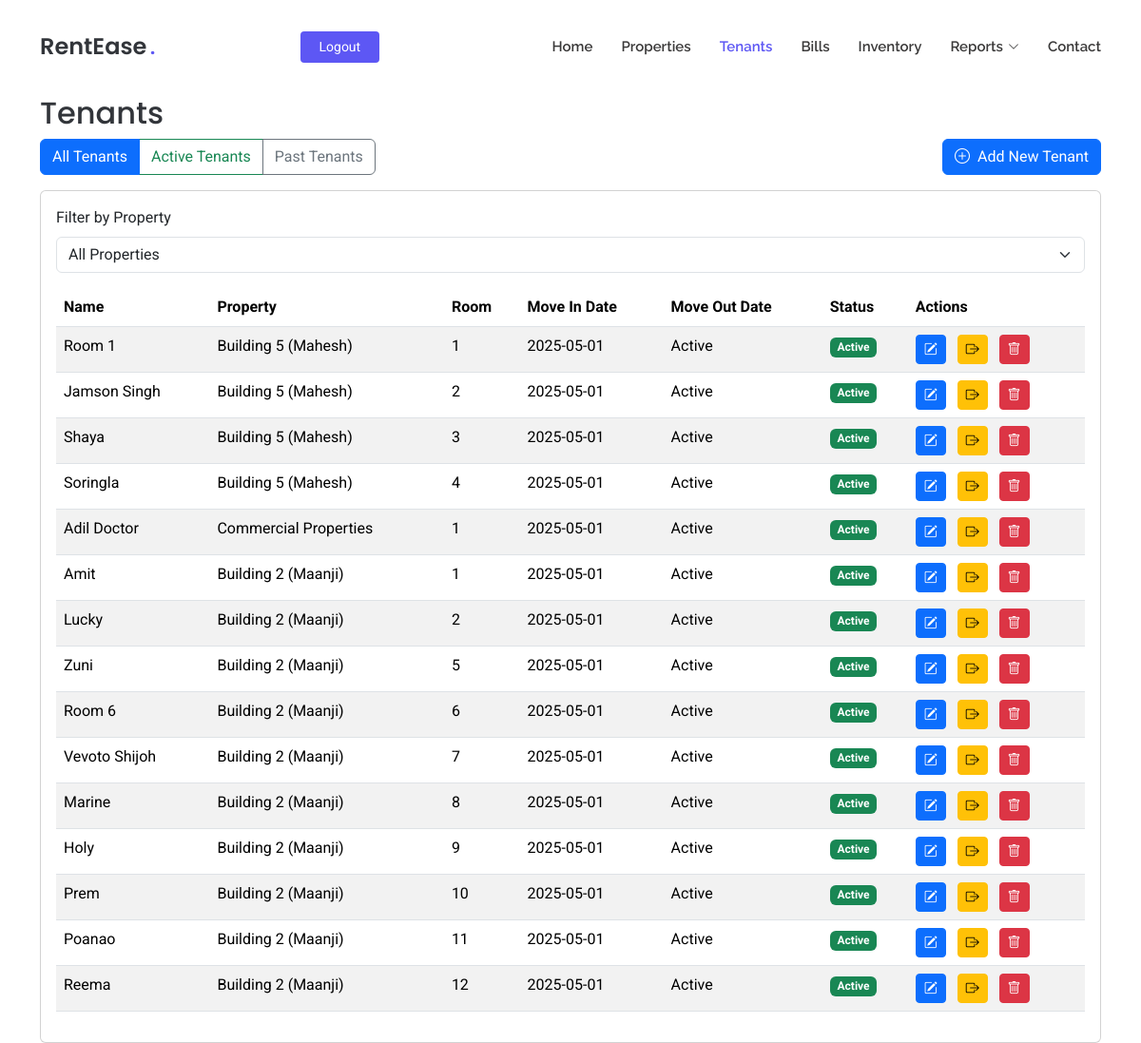
The app's page /list-tenants (signed in) with its own data.
### tables this page shows
CREATE TABLE tenants
                 (id INTEGER PRIMARY KEY AUTOINCREMENT,
                  name TEXT NOT NULL,
                  property_id INTEGER NOT NULL,
                  room_id INTEGER NOT NULL,
                  phone_number TEXT NOT NULL,
                  move_in_date DATE NOT NULL,
                  police_verification TEXT, email TEXT, move_out_date DATE,
                  FOREIGN KEY (property_id) REFERENCES properties (id),
                  FOREIGN KEY (room_id) REFERENCES rooms (id));

CREATE TABLE properties
                 (id INTEGER PRIMARY KEY AUTOINCREMENT,
                  name TEXT NOT NULL,
                  address TEXT NOT NULL,
                  user_id INTEGER NOT NULL,
                  FOREIGN KEY (user_id) REFERENCES users (id));

CREATE TABLE rooms
                 (id INTEGER PRIMARY KEY AUTOINCREMENT,
                  property_id INTEGER NOT NULL,
                  room_config_id INTEGER NOT NULL,
                  room_number INTEGER NOT NULL, media_url TEXT, is_available BOOLEAN DEFAULT TRUE,
                  FOREIGN KEY (property_id) REFERENCES properties (id),
                  FOREIGN KEY (room_config_id) REFERENCES room_configurations (id));

### app/routes.py (the view)
@app.route('/list-tenants')
def list_tenants():
    if 'user_id' not in session:
        flash('Please login to access this page', 'warning')
        return redirect(url_for('login'))
    status_filter = request.args.get('status', 'all')  # 'all', 'active', or 'past'
    conn = get_db()
    c = conn.cursor()
    properties = c.execute('SELECT * FROM properties WHERE user_id = ?',
                         (session['user_id'],)).fetchall()
    formatted_properties = []
    for prop in properties:
        formatted_properties.append({
            'id': prop[0],
            'name': prop[1],
            'address': prop[2]
        })
    query = '''
        SELECT t.id, t.name, t.property_id, t.room_id, t.phone_number, t.email,
               t.move_in_date, t.move_out_date, t.police_verification,
               p.name as property_name,
               rc.room_type, rc.rent, rc.electricity_charge, rc.water_charge,
               r.room_number
        FROM tenants t
        JOIN properties p ON t.property_id = p.id
        JOIN rooms r ON t.room_id = r.id
        JOIN room_configurations rc ON r.room_config_id = rc.id
        WHERE p.user_id = ?
    '''
    if status_filter == 'active':
        query += ' AND t.move_out_date IS NULL'
    elif status_filter == 'past':
        query += ' AND t.move_out_date IS NOT NULL'
    query += ' ORDER BY t.move_in_date DESC'
    tenants = c.execute(query, (session['user_id'],)).fetchall()
    formatted_tenants = []
    for tenant in tenants:
        police_verification_url = None
        if tenant[8]:  # police_verification field
            try:
                _, police_verification_url = tenant[8].split('|')
            except:
                pass
        formatted_tenants.append({
            'id': tenant[0],
            'name': tenant[1],
            'property_id': tenant[2],
            'room_id': tenant[3],
            'phone_number': tenant[4],
            'email': tenant[5],
            'move_in_date': tenant[6],
            'move_out_date': tenant[7],
            'police_verification': police_verification_url,
            'property_name': tenant[9],
            'room_type': tenant[10],
            'rent': tenant[11],
            'electricity_charge': tenant[12],
            'water_charge': tenant[13],
            'room_number': tenant[14]
        })
    conn.close()
    return render_template('list_tenants.html',
                         properties=formatted_properties,
                         tenants=formatted_tenants,
                         status_filter=status_filter)

### app/routes.py (called while the page is built)
def get_db():
    conn = sqlite3.connect('rentease.db')
    conn.row_factory = sqlite3.Row
    return conn

### app/templates/list_tenants.html (shortened to what this page needs)
<!DOCTYPE html>
<html lang="en">
<head>
  <link href="{{ url_for('static', filename='assets/vendor/bootstrap/css/bootstrap.min.css') }}" rel="stylesheet">
  <link href="{{ url_for('static', filename='assets/vendor/bootstrap-icons/bootstrap-icons.css') }}" rel="stylesheet">
  <link href="{{ url_for('static', filename='assets/vendor/aos/aos.css') }}" rel="stylesheet">
  <link href="{{ url_for('static', filename='assets/css/main.css') }}" rel="stylesheet">
</head>
<body class="index-page">
  <header id="header" class="header d-flex align-items-center fixed-top">
    <div class="container position-relative d-flex align-items-center justify-content-between">
      <a href="{{ url_for('index') }}" class="logo d-flex align-items-center me-auto me-xl-0">
        <h1 class="sitename">RentEase</h1><span>.</span>
      </a>
      <nav id="navmenu" class="navmenu">
        <ul>
          <li><a href="{{ url_for('index') }}#hero">Home</a></li>
          <li><a href="{{ url_for('index') }}#properties">Properties</a></li>
          <li><a href="{{ url_for('list_tenants') }}" class="active">Tenants</a></li>
          <li><a href="{{ url_for('index') }}#bills">Bills</a></li>
          <li><a href="{{ url_for('index') }}#inventory">Inventory</a></li>
          <li class="dropdown">
            <a href="#"><span>Reports</span> <i class="bi bi-chevron-down toggle-dropdown"></i></a>
          </li>
          <li><a href="{{ url_for('index') }}#contact">Contact</a></li>
        </ul>
      </nav>
      {% if session.get('user_id') %}
        <a class="btn-getstarted" href="{{ url_for('logout') }}">Logout</a>
      {% else %}
        <a class="btn-getstarted me-1" href="{{ url_for('login') }}">Login</a>
        <a class="btn-getstarted" href="{{ url_for('register') }}">Register</a>
      {% endif %}
    </div>
  </header>
  <main class="main" style="margin-top: 100px;">
    <div class="container mt-4">
        <h2>Tenants</h2>
        <div class="d-flex justify-content-between align-items-center mb-3">
            <div class="btn-group" role="group">
                <a href="{{ url_for('list_tenants', status='all') }}"
                   class="btn btn-outline-primary {% if status_filter == 'all' %}active{% endif %}">
                    All Tenants
                </a>
                <a href="{{ url_for('list_tenants', status='active') }}"
                   class="btn btn-outline-success {% if status_filter == 'active' %}active{% endif %}">
                    Active Tenants
                </a>
                <a href="{{ url_for('list_tenants', status='past') }}"
                   class="btn btn-outline-secondary {% if status_filter == 'past' %}active{% endif %}">
                    Past Tenants
                </a>
            </div>
            <a href="{{ url_for('add_tenant') }}" class="btn btn-primary">
                <i class="bi bi-plus-circle me-2"></i>Add New Tenant
            </a>
        </div>
        <div class="card">
          <div class="card-body">
            <div class="mb-3">
              <label for="propertyFilter" class="form-label">Filter by Property</label>
              <select class="form-select" id="propertyFilter">
                <option value="">All Properties</option>
              </select>
            </div>
            <div class="table-responsive">
              <table class="table table-striped">
                <thead>
                  <tr>
                    <th>Name</th>
                    <th>Property</th>
                    <th>Room</th>
                    <th>Move In Date</th>
                    <th>Move Out Date</th>
                    <th>Status</th>
                    <th>Actions</th>
                  </tr>
                </thead>
                <tbody>
                  {% for tenant in tenants %}
                  <tr data-property-id="{{ tenant.property_id|string }}">
                    <td>{{ tenant.name }}</td>
                    <td>{{ tenant.property_name }}</td>
                    <td>{{ tenant.room_number }}</td>
                    <td>{{ tenant.move_in_date }}</td>
                    <td>{{ tenant.move_out_date or 'Active' }}</td>
                    <td>
                      {% if not tenant.move_out_date %}
                        <span class="badge bg-success">Active</span>
                      {% else %}
                        <span class="badge bg-secondary">Past Tenant</span>
                      {% endif %}
                    </td>
                    <td>
                      <a href="{{ url_for('edit_tenant', tenant_id=tenant.id) }}" class="btn btn-sm btn-primary me-2" data-bs-toggle="tooltip" data-bs-placement="top" title="Edit Tenant">
                        <i class="bi bi-pencil-square"></i>
                      </a>
                      {% if not tenant.move_out_date %}
                        <button type="button" class="btn btn-sm btn-warning me-2" data-bs-toggle="modal" data-bs-target="#moveOutModal{{ tenant.id }}" data-tooltip-title="Move Out Tenant">
                          <i class="bi bi-box-arrow-right"></i>
                        </button>
                      {% endif %}
                      <button type="button" class="btn btn-sm btn-danger" data-bs-toggle="modal" data-bs-target="#deleteModal{{ tenant.id }}" data-tooltip-title="Delete Tenant">
                        <i class="bi bi-trash"></i>
                      </button>
                    </td>
                  </tr>
                  {% endfor %}
                </tbody>
              </table>
            </div>
          </div>
        </div>
    </div>
  </main>
</body>
</html>

### app/static/assets/css/main.css (style rules this page uses)
:root { --default-font: "Roboto", system-ui, -apple-system, "Segoe UI", Roboto, "Helvetica Neue", Arial, "Noto Sans", "Liberation Sans", sans-serif, "Apple Color Emoji", "Segoe UI Emoji", "Segoe UI Symbol", "Noto Color Emoji"; --heading-font: "Poppins", sans-serif; --nav-font: "Raleway", sans-serif; }
:root { --background-color: #ffffff; --default-color: #212529; --heading-color: #32353a; --accent-color: #5d57f4; --surface-color: #ffffff; --contrast-color: #ffffff; }
:root { --nav-color: #3a3939; --nav-hover-color: #5d57f4; --nav-mobile-background-color: #ffffff; --nav-dropdown-background-color: #ffffff; --nav-dropdown-color: #3a3939; --nav-dropdown-hover-color: #5d57f4; }
:root { scroll-behavior: smooth; }
body { color: var(--default-color); background-color: var(--background-color); font-family: var(--default-font); }
a { color: var(--accent-color); text-decoration: none; transition: 0.3s; }
h1, h2, h3, h4, h5, h6 { color: var(--heading-color); font-family: var(--heading-font); }
.header { --background-color: rgba(255, 255, 255, 0); color: var(--default-color); background-color: var(--background-color); padding: 20px 0; transition: all 0.5s; z-index: 997; }
.header .logo { line-height: 1; }
.header .logo h1 { font-size: 24px; margin: 0; font-weight: 600; color: var(--heading-color); }
.header .logo span { color: var(--accent-color); font-size: 24px; font-weight: 600; padding-left: 3px; }
.header .btn-getstarted, .header .btn-getstarted:focus { color: var(--contrast-color); background: var(--accent-color); font-size: 14px; padding: 8px 26px; margin: 0; border-radius: 4px; transition: 0.3s; }
@media (max-width: 1200px) { .header .logo { order: 1; } }
@media (max-width: 1200px) { .header .btn-getstarted { order: 2; margin: 0 15px 0 0; padding: 6px 20px; } }
@media (max-width: 1200px) { .header .navmenu { order: 3; } }
@media (min-width: 1200px) { .navmenu { padding: 0; } }
@media (min-width: 1200px) { .navmenu ul { margin: 0; padding: 0; display: flex; list-style: none; align-items: center; } }
@media (min-width: 1200px) { .navmenu li { position: relative; } }
@media (min-width: 1200px) { .navmenu a, .navmenu a:focus { color: var(--nav-color); padding: 18px 15px; font-size: 15px; font-family: var(--nav-font); font-weight: 600; display: flex; align-items: center; justify-content: space-between; white-space: nowrap; transition: 0.3s; } }
@media (min-width: 1200px) { .navmenu a i, .navmenu a:focus i { font-size: 12px; line-height: 0; margin-left: 5px; transition: 0.3s; } }
@media (min-width: 1200px) { .navmenu li:last-child a { padding-right: 0; } }
@media (min-width: 1200px) { .navmenu li:hover>a, .navmenu .active, .navmenu .active:focus { color: var(--nav-hover-color); } }

### records on screen
tenants: name "Room 1", property_name "Building 5 (Mahesh)", room_number "1", move_in_date "2025-05-01", move_out_date "Active"
tenants: name "Jamson Singh", property_name "Building 5 (Mahesh)", room_number "2", move_in_date "2025-05-01", move_out_date "Active"
tenants: name "Shaya", property_name "Building 5 (Mahesh)", room_number "3", move_in_date "2025-05-01", move_out_date "Active"
tenants: name "Soringla", property_name "Building 5 (Mahesh)", room_number "4", move_in_date "2025-05-01", move_out_date "Active"
tenants: name "Adil Doctor", property_name "Commercial Properties", room_number "1", move_in_date "2025-05-01", move_out_date "Active"
tenants: name "Amit", property_name "Building 2 (Maanji)", room_number "1", move_in_date "2025-05-01", move_out_date "Active"
tenants: name "Lucky", property_name "Building 2 (Maanji)", room_number "2", move_in_date "2025-05-01", move_out_date "Active"
tenants: name "Zuni", property_name "Building 2 (Maanji)", room_number "5", move_in_date "2025-05-01", move_out_date "Active"
tenants: name "Room 6", property_name "Building 2 (Maanji)", room_number "6", move_in_date "2025-05-01", move_out_date "Active"
tenants: name "Vevoto Shijoh", property_name "Building 2 (Maanji)", room_number "7", move_in_date "2025-05-01", move_out_date "Active"
tenants: name "Marine", property_name "Building 2 (Maanji)", room_number "8", move_in_date "2025-05-01", move_out_date "Active"
tenants: name "Holy", property_name "Building 2 (Maanji)", room_number "9", move_in_date "2025-05-01", move_out_date "Active"
tenants: name "Prem", property_name "Building 2 (Maanji)", room_number "10", move_in_date "2025-05-01", move_out_date "Active"
tenants: name "Poanao", property_name "Building 2 (Maanji)", room_number "11", move_in_date "2025-05-01", move_out_date "Active"
tenants: name "Reema", property_name "Building 2 (Maanji)", room_number "12", move_in_date "2025-05-01", move_out_date "Active"
